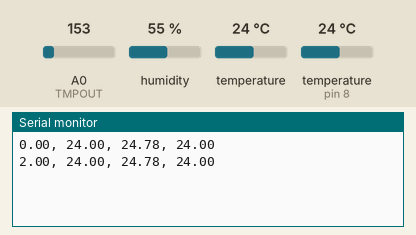
Recording of a sketch running on a simulated Arduino Uno, built with avr-gcc and run on an emulated ATmega328P. Shown: the last lines printed to the serial monitor. The test bench sets the inputs (shaded band); at power-on: temperature 24 °C, temperature (sensor on pin 8) 24 °C, A0 (TMPOUT) = 153, humidity 55 %.

Above: at 2.8 s.
2.9 s: temperature (sensor 0) set to 12 °C
At 5.1 s:
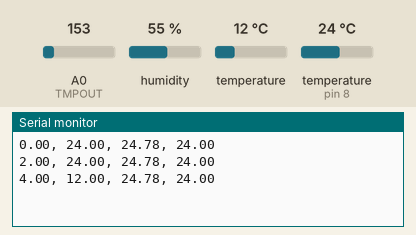
5.6 s: temperature (sensor on pin 8) set to 12 °C
At 6.7 s:
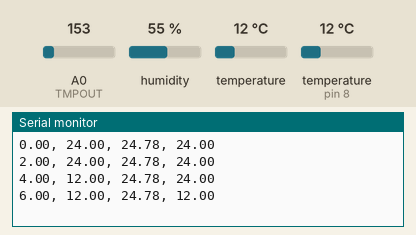
8.3 s: A0 (TMPOUT) set to 165
At 10.8 s:
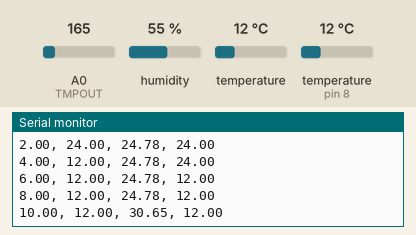
11.0 s: temperature (sensor 0) set to 19 °C
At 12.4 s:
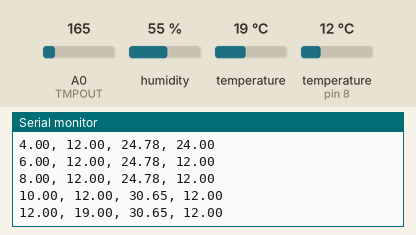
13.7 s: temperature (sensor on pin 8) set to 19 °C
At 15.1 s:
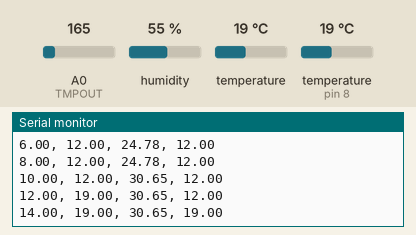
16.4 s: A0 (TMPOUT) set to 175
At 19.4 s:
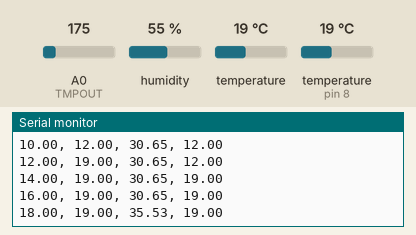
Timing chart, 0 to 20.1 s (numbered marks = the images above; inputs shaded):
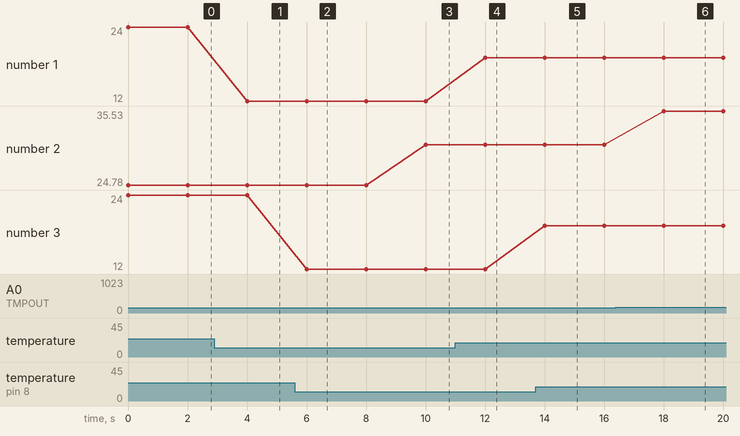

The sketch:

test_BME280.ino
```cpp
/*
  BME280とDHT11とTMP36GZで温度を比較する
  - BME280: I2C温度・湿度・気圧センサ
  - DHT11: デジタル温度・湿度センサ
  - TMP36GZ: アナログセンサ
*/

#include <Wire.h>
#include <Adafruit_Sensor.h>
#include <Adafruit_BME280.h>
#include <dht.h>

#define SEALEVELPRESSURE_HPA (1013.25)

#define DHTOUT 8
#define TMPOUT A0

Adafruit_BME280 bme; // I2C
dht DHT;

unsigned long delayTime;
unsigned long time;

void setup()
{
  Serial.begin(9600);
  //  Serial.println(F("BME280 test"));

  bool status;

  // default settings
  // (you can also pass in a Wire library object like &Wire2)
  status = bme.begin();
  if (!status) {
    Serial.println("Could not find a valid BME280 sensor, check wiring!");
    while (1);
  }

  //  Serial.println("-- Compare 3 sensors! --");
  delayTime = 2000;


}

void loop()
{
  if( millis() % delayTime == 0){
    time = millis();
    printValuesForCSV();
  }
}

void printValuesForCSV()
{
  Serial.print((float)time/1000);

  Serial.print(", ");

  //  Serial.print("BME280 ");
  float bme_t = bme.readTemperature();
  Serial.print(bme_t);

  Serial.print(", ");

  //  Serial.print("TMP36GZ ");
  float org_t = (float) analogRead(TMPOUT);
  float tmp_cel_t = 100 * (org_t * 5 / 1023) - 50;

  Serial.print(tmp_cel_t);

  Serial.print(", ");

  int chk = DHT.read11(DHTOUT);
  //  Serial.print("DHT11 ");
  float dht_t = DHT.temperature;
  Serial.print(dht_t);

  Serial.println();

}

void printValues()
{
  Serial.print("BME280 ");
  float bme_t = bme.readTemperature();
  Serial.print(bme_t);
  Serial.println(" *C");

  Serial.print("TMP36GZ ");
  float org_t = analogRead(TMPOUT);
  float tmp_cel_t = 100 * ((org_t / 1023) * 5) - 50;
  Serial.print(tmp_cel_t);
  Serial.println(" *C");

  int chk = DHT.read11(DHTOUT);
  Serial.print("DHT11 ");
  float dht_t = DHT.temperature;
  Serial.print(dht_t);
  Serial.println(" *C");

  // Serial.print("Pressure = ");

  // Serial.print(bme.readPressure() / 100.0F);
  // Serial.println(" hPa");

  // Serial.print("Approx. Altitude = ");
  // Serial.print(bme.readAltitude(SEALEVELPRESSURE_HPA));
  // Serial.println(" m");

  // Serial.print("Humidity = ");
  // Serial.print(bme.readHumidity());
  // Serial.println(" %");

  Serial.println();
}
```

Measured:
- after the input at 2.9 s, the serial monitor: prints a new line after 1.1 s (image 1)
- after the input at 5.6 s, the serial monitor: prints a new line after 0.40 s (image 2)
- after the input at 8.3 s, the serial monitor: prints a new line after 1.7 s (image 3)
- after the input at 11.0 s, the serial monitor: prints a new line after 1.0 s (image 4)
- after the input at 13.7 s, the serial monitor: prints a new line after 0.30 s (image 5)
- after the input at 16.4 s, the serial monitor: prints a new line after 1.6 s (image 6)
- plotted number 1: 24 → 12 after the input at 2.9 s, 12 → 19 after the input at 11.0 s
- plotted number 2: 24.78 → 30.65 after the input at 8.3 s, 30.65 → 35.53 after the input at 16.4 s
